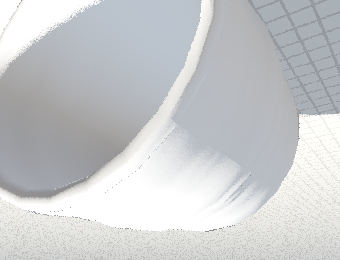
#> input picture 3d_viewer_framework/sample_model_raytrace.png, 340 x 260 px
$ python stereo_disparity.py --left ../3d_viewer_framework/sample_model_raytrace.png --right ../3d_viewer_framework/sample_model_raytrace.png
#> lines starting #> are read from the running program, lines starting #| are printed output that depends on the picture; after the words box and inside, x2 and y2 are one past the last pixel; in counts of white or black regions, pixels touching at a corner belong together
'''
    根据左右图生成视差图
'''
import cv2
import numpy as np
import argparse
import os


def parse_args():
    """解析命令行参数"""
    parser = argparse.ArgumentParser(description="立体匹配生成视差图，支持 SGBM / SAD(BM)")
    parser.add_argument("--left", type=str,
                        default=r"images\Middlebury_Stereo_Dataset\Moebius\view1.png",
                        help="左图路径")
    parser.add_argument("--right", type=str,
                        default=r"images\Middlebury_Stereo_Dataset\Moebius\view5.png",
                        help="右图路径")
    parser.add_argument("--method", type=str, default="sgbm", choices=["sgbm", "sad"],
                        help="匹配算法：sgbm | sad (SAD即BlockMatch BM)")
    parser.add_argument("--max_disp", type=int, default=128, help="最大视差，必须是16的倍数")
    parser.add_argument("--block", type=int, default=7, help="匹配块大小，奇数")

    args = parser.parse_args()
    return args


def read_stereo_images(path_left: str, path_right: str):
    """读取左右立体图像，返回彩色、灰度图"""
    img_l = cv2.imread(path_left)
#> img_l is the input picture: shape (260, 340, 3); mean B, G, R 204.6, 202.7, 200.7
    img_r = cv2.imread(path_right)
    if img_l is None or img_r is None:
        raise FileNotFoundError("图像读取失败，请检查路径")
    gray_l = cv2.cvtColor(img_l, cv2.COLOR_BGR2GRAY)
    gray_r = cv2.cvtColor(img_r, cv2.COLOR_BGR2GRAY)
    return img_l, img_r, gray_l, gray_r


def compute_sgbm_disparity(gray_left, gray_right, max_disp=128, block_size=7):
    """
    SGBM半全局立体匹配，返回视差图
    :param gray_left: 左灰度图
    :param gray_right: 右灰度图
    :param max_disp: 最大视差，必须是16的倍数
    :param block_size: 匹配块大小，奇数
    """
#> called with max_disp = 128, block_size = 7
    stereo = cv2.StereoSGBM_create(
        minDisparity=0,
        numDisparities=max_disp,
        blockSize=block_size,
        P1=8 * block_size * block_size,
        P2=32 * block_size * block_size,
        disp12MaxDiff=1,
        uniquenessRatio=10,
        speckleWindowSize=100,
        speckleRange=2,
        preFilterCap=63,
        mode=cv2.STEREO_SGBM_MODE_SGBM_3WAY
    )
    disp_scaled = stereo.compute(gray_left, gray_right)
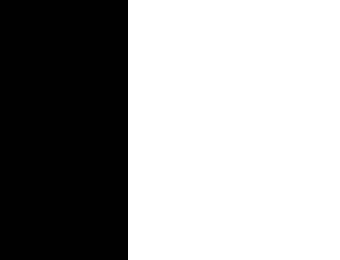
#> disp_scaled: shape (260, 340) int16; values -16 (black) and 0 (white), 62.4% white; 1 black region, box (x1, y1, x2, y2) and area: (0, 0, 128, 260) 33280
    disp_float = disp_scaled.astype(np.float32) / 16.0
    disp_float[disp_float < 0] = 0
#> disp_float: shape (260, 340) float32; every value is 0
    disp_uint16 = disp_float.astype(np.uint16)
#> disp_uint16: shape (260, 340) uint16; every value is 0
    return disp_uint16, disp_scaled, stereo


def compute_sad_disparity(gray_left, gray_right, max_disp=128, block_size=7):
    """
    SAD(BlockMatch BM) 局部立体匹配，返回uint16视差图
    :param gray_left: 左灰度
    :param gray_right: 右灰度
    :param max_disp: 最大视差，16倍数
    :param block_size: 块大小，奇数
    """
    stereo_bm = cv2.StereoBM_create(
        numDisparities=max_disp,
        blockSize=block_size
    )
    disp_scaled = stereo_bm.compute(gray_left, gray_right)
    disp_float = disp_scaled.astype(np.float32) / 16.0
    disp_float[disp_float < 0] = 0
    return disp_float, disp_scaled, stereo_bm

def run_disparity_algorithm(algo_name, gray_l, gray_r, max_disp, block_size):
    """调度选择对应匹配算法"""
    if algo_name.lower() == "sgbm":
        return compute_sgbm_disparity(gray_l, gray_r, max_disp, block_size)
    elif algo_name.lower() == "sad":
        return compute_sad_disparity(gray_l, gray_r, max_disp, block_size)
    else:
        raise ValueError(f"不支持的算法 {algo_name}，可选 sgbm / sad")

def disparity_visualize(disp):
    """视差图归一化可视化，输出8bit灰度图"""
    valid = disp[disp > 0]
#> valid = empty array
    if len(valid) == 0:
        return np.zeros(disp.shape, dtype=np.uint8)
    d_min = np.min(valid)
    d_max = np.max(valid)
    vis = np.clip((disp - d_min) / (d_max - d_min) * 255, 0, 255).astype(np.uint8)
    return vis

def save_outputs(disp, out_dir, algo_name):
    """保存视差图、可视化"""
    save_disp_vis_path = os.path.join(out_dir, f"disp_{algo_name}.png")
    disp_vis = disparity_visualize(disp)
#> disp_vis: shape (260, 340); every value is 0
    cv2.imwrite(save_disp_vis_path, disp_vis)
    print(f"可视化视差图保存：{save_disp_vis_path}")

    return save_disp_vis_path


def print_statistics(disp):
    """打印有效视差像素统计信息"""
    valid_cnt = np.sum(disp > 0)
#> valid_cnt = 0
    h, w = disp.shape
#> h = 260; w = 340
    total = h * w
#> total = 88400
    print(f"有效视差像素：{valid_cnt}/{total}  ({valid_cnt / total * 100:.1f}%)")
#| 有效视差像素：0/88400  (0.0%)

def main():
    # 1.解析参数
    args = parse_args()
    path_left = args.left
    path_right = args.right
    method = args.method
    max_disp = args.max_disp
    block_size = args.block
    out_dir = os.path.dirname(path_left)

    # 2.读取图像
    _, _, gray_l, gray_r = read_stereo_images(path_left, path_right)

    # 3.执行立体匹配
    start = cv2.getTickCount()
    disp, disp_raw_int16, matcher = run_disparity_algorithm(method, gray_l, gray_r, max_disp, block_size)

    end = cv2.getTickCount()
    cost_s = (end - start) / cv2.getTickFrequency()
    print(f"{method.upper()} 匹配总耗时：{cost_s:.2f} s")

    # 4.保存输出文件
    save_outputs(disp, out_dir, method)

    # 5.输出统计
    print_statistics(disp)


if __name__ == "__main__":
    main()

$ run again, on chapter03/images/cube0.bmp
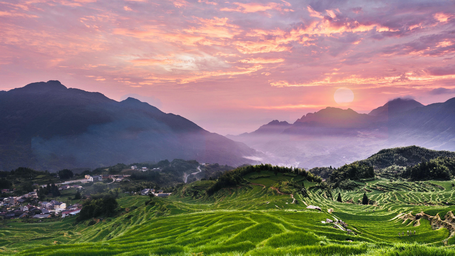
#> input picture chapter03/images/cube0.bmp, 455 x 256 px
#> in read_stereo_images, img_l is the input picture: shape (256, 455, 3); mean B, G, R 113.9, 120.3, 137.8
#> in read_stereo_images, `gray_l = cv2.cvtColor(img_l, cv2.COLOR_BGR2GRAY)`:
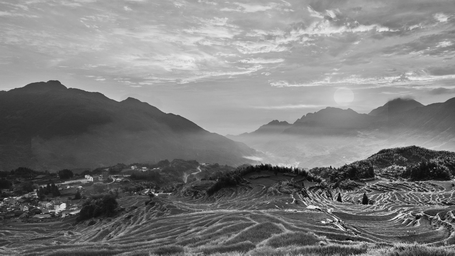
#> gray_l: shape (256, 455); min 0, max 253, mean 124.8
#> in compute_sgbm_disparity, `disp_scaled = stereo.compute(gray_left, gray_right)`:
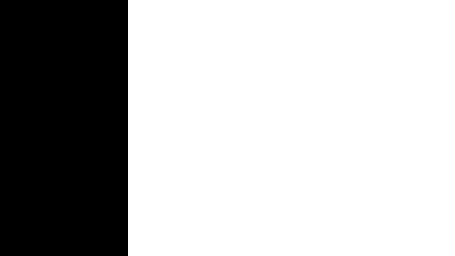
#> disp_scaled: shape (256, 455) int16; values -16 (black) and 0 (white), 71.9% white; 1 black region, box (x1, y1, x2, y2) and area: (0, 0, 128, 256) 32768
#> disp_uint16: shape (256, 455) uint16; every value is 0
#> valid = empty array
#> disp_vis: shape (256, 455); every value is 0
#> valid_cnt = 0
#| 有效视差像素：0/116480  (0.0%)

$ run again, on chapter03/images/cube1.bmp
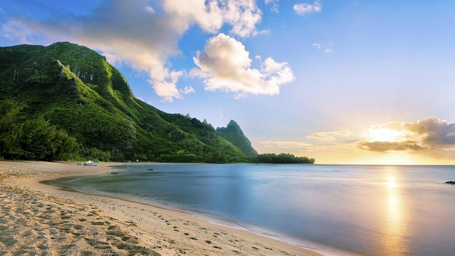
#> input picture chapter03/images/cube1.bmp, 455 x 256 px
#> in read_stereo_images, img_l is the input picture: shape (256, 455, 3); mean B, G, R 155.8, 152.8, 146.6
#> in read_stereo_images, `gray_l = cv2.cvtColor(img_l, cv2.COLOR_BGR2GRAY)`:
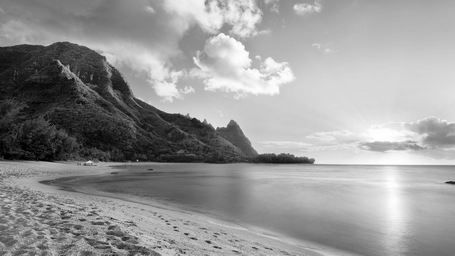
#> gray_l: shape (256, 455); min 0, max 255, mean 151.3
#> in compute_sgbm_disparity, `disp_scaled = stereo.compute(gray_left, gray_right)`:
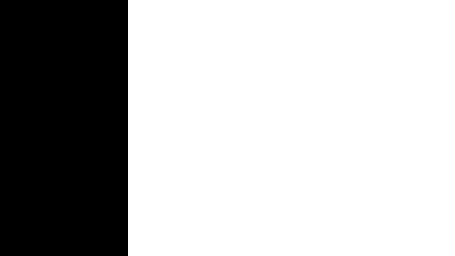
#> disp_scaled: shape (256, 455) int16; values -16 (black) and 0 (white), 71.9% white; 1 black region, box (x1, y1, x2, y2) and area: (0, 0, 128, 256) 32768
#> disp_uint16: shape (256, 455) uint16; every value is 0
#> valid = empty array
#> disp_vis: shape (256, 455); every value is 0
#> valid_cnt = 0
#| 有效视差像素：0/116480  (0.0%)
